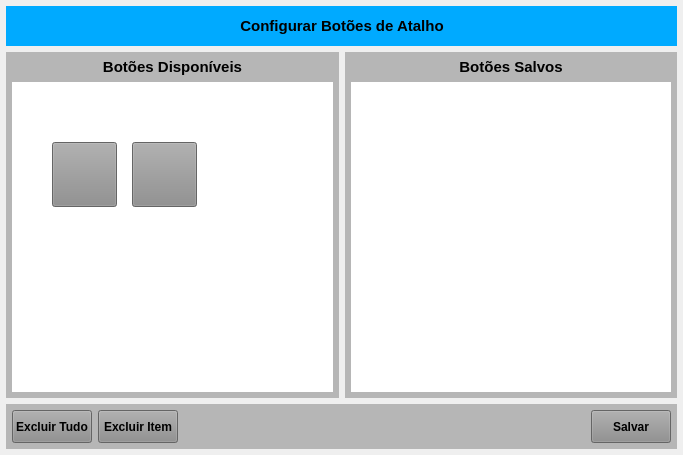
<?xml version="1.0" encoding="UTF-8"?>
<ui version="4.0">
 <class>MainWindow</class>
 <widget class="QMainWindow" name="MainWindow">
  <property name="geometry">
   <rect>
    <x>0</x>
    <y>0</y>
    <width>683</width>
    <height>455</height>
   </rect>
  </property>
  <property name="windowTitle">
   <string>Botões de Atalho</string>
  </property>
  <widget class="QWidget" name="centralwidget">
   <layout class="QVBoxLayout" name="verticalLayout">
    <property name="leftMargin">
     <number>6</number>
    </property>
    <property name="topMargin">
     <number>6</number>
    </property>
    <property name="rightMargin">
     <number>6</number>
    </property>
    <property name="bottomMargin">
     <number>6</number>
    </property>
    <item>
     <widget class="QWidget" name="widget_cabecalho" native="true">
      <property name="sizePolicy">
       <sizepolicy hsizetype="Preferred" vsizetype="Fixed">
        <horstretch>0</horstretch>
        <verstretch>0</verstretch>
       </sizepolicy>
      </property>
      <property name="minimumSize">
       <size>
        <width>0</width>
        <height>40</height>
       </size>
      </property>
      <property name="maximumSize">
       <size>
        <width>16777215</width>
        <height>40</height>
       </size>
      </property>
      <property name="styleSheet">
       <string notr="true">background-color: rgb(0, 170, 255);</string>
      </property>
      <layout class="QHBoxLayout" name="horizontalLayout">
       <property name="spacing">
        <number>0</number>
       </property>
       <property name="leftMargin">
        <number>15</number>
       </property>
       <property name="topMargin">
        <number>6</number>
       </property>
       <property name="rightMargin">
        <number>15</number>
       </property>
       <property name="bottomMargin">
        <number>6</number>
       </property>
       <item>
        <widget class="QLabel" name="label_3">
         <property name="sizePolicy">
          <sizepolicy hsizetype="Minimum" vsizetype="Preferred">
           <horstretch>0</horstretch>
           <verstretch>0</verstretch>
          </sizepolicy>
         </property>
         <property name="minimumSize">
          <size>
           <width>0</width>
           <height>0</height>
          </size>
         </property>
         <property name="maximumSize">
          <size>
           <width>16777215</width>
           <height>16777215</height>
          </size>
         </property>
         <property name="font">
          <font>
           <pointsize>9</pointsize>
           <weight>75</weight>
           <bold>true</bold>
          </font>
         </property>
         <property name="text">
          <string/>
         </property>
         <property name="alignment">
          <set>Qt::AlignLeading|Qt::AlignLeft|Qt::AlignVCenter</set>
         </property>
        </widget>
       </item>
       <item>
        <widget class="QLabel" name="label_13">
         <property name="sizePolicy">
          <sizepolicy hsizetype="Minimum" vsizetype="Preferred">
           <horstretch>0</horstretch>
           <verstretch>0</verstretch>
          </sizepolicy>
         </property>
         <property name="minimumSize">
          <size>
           <width>300</width>
           <height>0</height>
          </size>
         </property>
         <property name="font">
          <font>
           <pointsize>11</pointsize>
           <weight>75</weight>
           <bold>true</bold>
          </font>
         </property>
         <property name="text">
          <string>Configurar Botões de Atalho</string>
         </property>
         <property name="alignment">
          <set>Qt::AlignCenter</set>
         </property>
        </widget>
       </item>
       <item>
        <widget class="QLabel" name="label_11">
         <property name="sizePolicy">
          <sizepolicy hsizetype="Preferred" vsizetype="Preferred">
           <horstretch>0</horstretch>
           <verstretch>0</verstretch>
          </sizepolicy>
         </property>
         <property name="minimumSize">
          <size>
           <width>0</width>
           <height>0</height>
          </size>
         </property>
         <property name="maximumSize">
          <size>
           <width>16777215</width>
           <height>16777215</height>
          </size>
         </property>
         <property name="font">
          <font>
           <pointsize>9</pointsize>
           <weight>75</weight>
           <bold>true</bold>
          </font>
         </property>
         <property name="text">
          <string/>
         </property>
         <property name="alignment">
          <set>Qt::AlignRight|Qt::AlignTrailing|Qt::AlignVCenter</set>
         </property>
        </widget>
       </item>
      </layout>
     </widget>
    </item>
    <item>
     <widget class="QWidget" name="widget_2" native="true">
      <layout class="QHBoxLayout" name="horizontalLayout_2">
       <property name="spacing">
        <number>6</number>
       </property>
       <property name="leftMargin">
        <number>0</number>
       </property>
       <property name="topMargin">
        <number>0</number>
       </property>
       <property name="rightMargin">
        <number>0</number>
       </property>
       <property name="bottomMargin">
        <number>0</number>
       </property>
       <item>
        <widget class="QWidget" name="widget_3" native="true">
         <property name="styleSheet">
          <string notr="true">background-color: rgb(182, 182, 182);</string>
         </property>
         <layout class="QVBoxLayout" name="verticalLayout_2">
          <property name="leftMargin">
           <number>6</number>
          </property>
          <property name="topMargin">
           <number>6</number>
          </property>
          <property name="rightMargin">
           <number>6</number>
          </property>
          <property name="bottomMargin">
           <number>6</number>
          </property>
          <item>
           <widget class="QLabel" name="label_2">
            <property name="minimumSize">
             <size>
              <width>0</width>
              <height>18</height>
             </size>
            </property>
            <property name="maximumSize">
             <size>
              <width>16777215</width>
              <height>18</height>
             </size>
            </property>
            <property name="font">
             <font>
              <pointsize>11</pointsize>
              <weight>75</weight>
              <bold>true</bold>
             </font>
            </property>
            <property name="text">
             <string>Botões Disponíveis</string>
            </property>
            <property name="alignment">
             <set>Qt::AlignCenter</set>
            </property>
           </widget>
          </item>
          <item>
           <widget class="QWidget" name="widget_5" native="true">
            <property name="styleSheet">
             <string notr="true">background-color: rgb(255, 255, 255);</string>
            </property>
            <widget class="QPushButton" name="btn_Novo">
             <property name="geometry">
              <rect>
               <x>40</x>
               <y>60</y>
               <width>65</width>
               <height>65</height>
              </rect>
             </property>
             <property name="sizePolicy">
              <sizepolicy hsizetype="Preferred" vsizetype="Preferred">
               <horstretch>0</horstretch>
               <verstretch>0</verstretch>
              </sizepolicy>
             </property>
             <property name="minimumSize">
              <size>
               <width>65</width>
               <height>65</height>
              </size>
             </property>
             <property name="maximumSize">
              <size>
               <width>65</width>
               <height>65</height>
              </size>
             </property>
             <property name="font">
              <font>
               <pointsize>9</pointsize>
               <weight>75</weight>
               <bold>true</bold>
              </font>
             </property>
             <property name="cursor">
              <cursorShape>PointingHandCursor</cursorShape>
             </property>
             <property name="layoutDirection">
              <enum>Qt::LeftToRight</enum>
             </property>
             <property name="autoFillBackground">
              <bool>false</bool>
             </property>
             <property name="styleSheet">
              <string notr="true">background-color: rgb(141, 141, 141);</string>
             </property>
             <property name="text">
              <string/>
             </property>
             <property name="iconSize">
              <size>
               <width>60</width>
               <height>60</height>
              </size>
             </property>
             <property name="checkable">
              <bool>false</bool>
             </property>
             <property name="autoDefault">
              <bool>false</bool>
             </property>
             <property name="default">
              <bool>false</bool>
             </property>
             <property name="flat">
              <bool>false</bool>
             </property>
            </widget>
            <widget class="QPushButton" name="btn_Novo_2">
             <property name="geometry">
              <rect>
               <x>120</x>
               <y>60</y>
               <width>65</width>
               <height>65</height>
              </rect>
             </property>
             <property name="sizePolicy">
              <sizepolicy hsizetype="Preferred" vsizetype="Preferred">
               <horstretch>0</horstretch>
               <verstretch>0</verstretch>
              </sizepolicy>
             </property>
             <property name="minimumSize">
              <size>
               <width>65</width>
               <height>65</height>
              </size>
             </property>
             <property name="maximumSize">
              <size>
               <width>65</width>
               <height>65</height>
              </size>
             </property>
             <property name="font">
              <font>
               <pointsize>9</pointsize>
               <weight>75</weight>
               <bold>true</bold>
              </font>
             </property>
             <property name="cursor">
              <cursorShape>PointingHandCursor</cursorShape>
             </property>
             <property name="layoutDirection">
              <enum>Qt::LeftToRight</enum>
             </property>
             <property name="autoFillBackground">
              <bool>false</bool>
             </property>
             <property name="styleSheet">
              <string notr="true">background-color: rgb(141, 141, 141);</string>
             </property>
             <property name="text">
              <string/>
             </property>
             <property name="iconSize">
              <size>
               <width>60</width>
               <height>60</height>
              </size>
             </property>
             <property name="checkable">
              <bool>false</bool>
             </property>
             <property name="autoDefault">
              <bool>false</bool>
             </property>
             <property name="default">
              <bool>false</bool>
             </property>
             <property name="flat">
              <bool>false</bool>
             </property>
            </widget>
           </widget>
          </item>
         </layout>
        </widget>
       </item>
       <item>
        <widget class="QWidget" name="widget_4" native="true">
         <property name="styleSheet">
          <string notr="true">background-color: rgb(182, 182, 182);</string>
         </property>
         <layout class="QVBoxLayout" name="verticalLayout_3">
          <property name="leftMargin">
           <number>6</number>
          </property>
          <property name="topMargin">
           <number>6</number>
          </property>
          <property name="rightMargin">
           <number>6</number>
          </property>
          <property name="bottomMargin">
           <number>6</number>
          </property>
          <item>
           <widget class="QLabel" name="label_4">
            <property name="minimumSize">
             <size>
              <width>0</width>
              <height>18</height>
             </size>
            </property>
            <property name="maximumSize">
             <size>
              <width>16777215</width>
              <height>18</height>
             </size>
            </property>
            <property name="font">
             <font>
              <pointsize>11</pointsize>
              <weight>75</weight>
              <bold>true</bold>
             </font>
            </property>
            <property name="text">
             <string>Botões Salvos</string>
            </property>
            <property name="alignment">
             <set>Qt::AlignCenter</set>
            </property>
           </widget>
          </item>
          <item>
           <widget class="QWidget" name="widget_6" native="true">
            <property name="styleSheet">
             <string notr="true">background-color: rgb(255, 255, 255);</string>
            </property>
           </widget>
          </item>
         </layout>
        </widget>
       </item>
      </layout>
     </widget>
    </item>
    <item>
     <widget class="QWidget" name="widget" native="true">
      <property name="maximumSize">
       <size>
        <width>16777215</width>
        <height>45</height>
       </size>
      </property>
      <property name="sizeIncrement">
       <size>
        <width>0</width>
        <height>45</height>
       </size>
      </property>
      <property name="styleSheet">
       <string notr="true">background-color: rgb(182, 182, 182);</string>
      </property>
      <layout class="QHBoxLayout" name="horizontalLayout_10">
       <property name="leftMargin">
        <number>6</number>
       </property>
       <property name="topMargin">
        <number>6</number>
       </property>
       <property name="rightMargin">
        <number>6</number>
       </property>
       <property name="bottomMargin">
        <number>6</number>
       </property>
       <item>
        <widget class="QPushButton" name="btn_ExcluirTudo">
         <property name="sizePolicy">
          <sizepolicy hsizetype="Fixed" vsizetype="Preferred">
           <horstretch>0</horstretch>
           <verstretch>0</verstretch>
          </sizepolicy>
         </property>
         <property name="minimumSize">
          <size>
           <width>80</width>
           <height>0</height>
          </size>
         </property>
         <property name="maximumSize">
          <size>
           <width>80</width>
           <height>16777215</height>
          </size>
         </property>
         <property name="font">
          <font>
           <pointsize>9</pointsize>
           <weight>75</weight>
           <bold>true</bold>
          </font>
         </property>
         <property name="cursor">
          <cursorShape>PointingHandCursor</cursorShape>
         </property>
         <property name="layoutDirection">
          <enum>Qt::LeftToRight</enum>
         </property>
         <property name="autoFillBackground">
          <bool>false</bool>
         </property>
         <property name="styleSheet">
          <string notr="true">background-color: rgb(141, 141, 141);</string>
         </property>
         <property name="text">
          <string>Excluir Tudo</string>
         </property>
         <property name="checkable">
          <bool>false</bool>
         </property>
         <property name="autoDefault">
          <bool>false</bool>
         </property>
         <property name="default">
          <bool>false</bool>
         </property>
         <property name="flat">
          <bool>false</bool>
         </property>
        </widget>
       </item>
       <item>
        <widget class="QPushButton" name="btn_ExcluirItem">
         <property name="sizePolicy">
          <sizepolicy hsizetype="Fixed" vsizetype="Preferred">
           <horstretch>0</horstretch>
           <verstretch>0</verstretch>
          </sizepolicy>
         </property>
         <property name="minimumSize">
          <size>
           <width>80</width>
           <height>0</height>
          </size>
         </property>
         <property name="maximumSize">
          <size>
           <width>80</width>
           <height>16777215</height>
          </size>
         </property>
         <property name="font">
          <font>
           <pointsize>9</pointsize>
           <weight>75</weight>
           <bold>true</bold>
          </font>
         </property>
         <property name="cursor">
          <cursorShape>PointingHandCursor</cursorShape>
         </property>
         <property name="layoutDirection">
          <enum>Qt::LeftToRight</enum>
         </property>
         <property name="autoFillBackground">
          <bool>false</bool>
         </property>
         <property name="styleSheet">
          <string notr="true">background-color: rgb(141, 141, 141);</string>
         </property>
         <property name="text">
          <string>Excluir Item</string>
         </property>
         <property name="checkable">
          <bool>false</bool>
         </property>
         <property name="autoDefault">
          <bool>false</bool>
         </property>
         <property name="default">
          <bool>false</bool>
         </property>
         <property name="flat">
          <bool>false</bool>
         </property>
        </widget>
       </item>
       <item>
        <widget class="QLabel" name="label_Texto">
         <property name="font">
          <font>
           <pointsize>9</pointsize>
           <weight>75</weight>
           <bold>true</bold>
          </font>
         </property>
         <property name="text">
          <string/>
         </property>
        </widget>
       </item>
       <item>
        <widget class="QPushButton" name="btn_Salvar">
         <property name="sizePolicy">
          <sizepolicy hsizetype="Fixed" vsizetype="Preferred">
           <horstretch>0</horstretch>
           <verstretch>0</verstretch>
          </sizepolicy>
         </property>
         <property name="maximumSize">
          <size>
           <width>80</width>
           <height>16777215</height>
          </size>
         </property>
         <property name="font">
          <font>
           <pointsize>9</pointsize>
           <weight>75</weight>
           <bold>true</bold>
          </font>
         </property>
         <property name="cursor">
          <cursorShape>PointingHandCursor</cursorShape>
         </property>
         <property name="styleSheet">
          <string notr="true">background-color: rgb(141, 141, 141);</string>
         </property>
         <property name="text">
          <string>Salvar</string>
         </property>
        </widget>
       </item>
      </layout>
     </widget>
    </item>
   </layout>
  </widget>
 </widget>
 <resources/>
 <connections/>
</ui>
